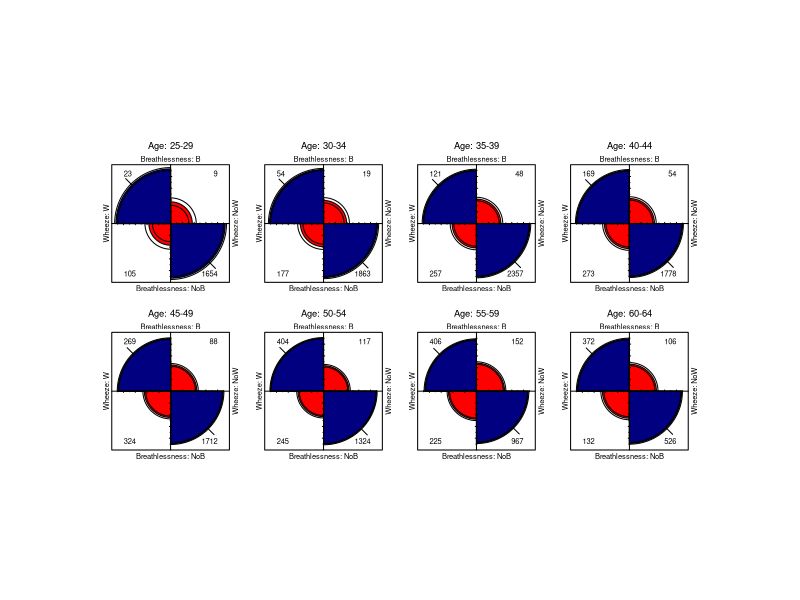
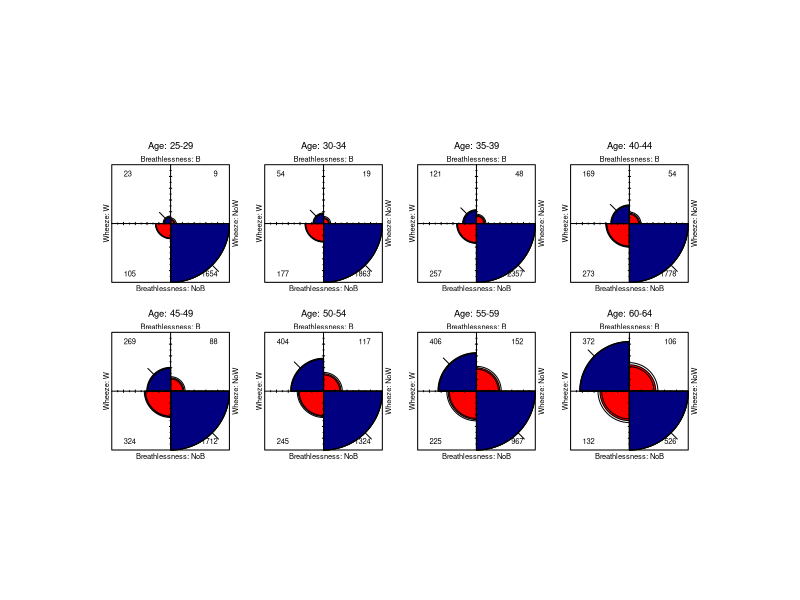
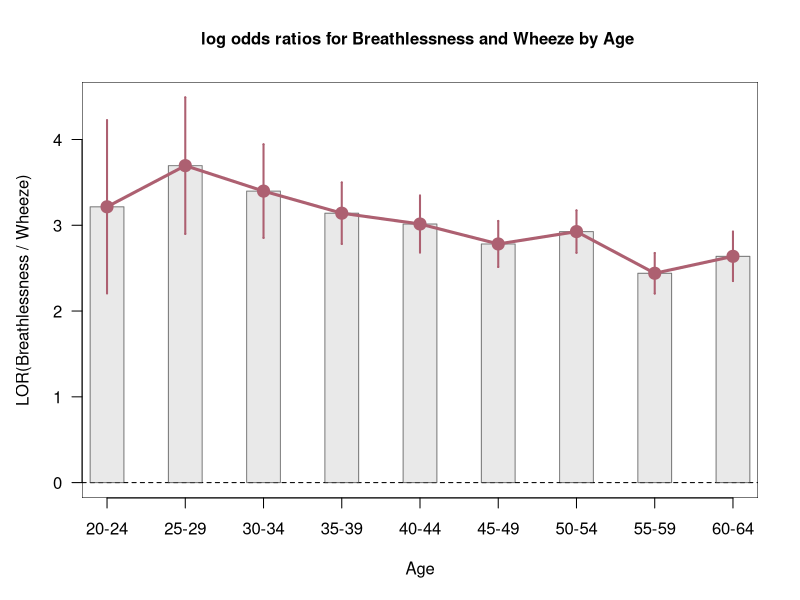

The R source for these figures, in order:
library(vcd)


### Name: CoalMiners
### Title: Breathlessness and Wheeze in Coal Miners
### Aliases: CoalMiners
### Keywords: datasets

### ** Examples

data("CoalMiners")

ftable(CoalMiners, row.vars = 3)

## Fourfold display, both margins equated
fourfold(CoalMiners[,,2:9], mfcol = c(2,4))

## Fourfold display, strata equated
fourfold(CoalMiners[,,2:9], std = "ind.max", mfcol = c(2,4))


## Log Odds Ratio Plot
lor_CM <- loddsratio(CoalMiners)
summary(lor_CM)
plot(lor_CM)
lor_CM_df <- as.data.frame(lor_CM)

# fit linear models using WLS
age <- seq(20, 60, by = 5)
lmod <- lm(LOR ~ age, weights = 1 / ASE^2, data = lor_CM_df)
grid.lines(age, fitted(lmod), gp = gpar(col = "blue"))
qmod <- lm(LOR ~ poly(age, 2), weights = 1 / ASE^2, data = lor_CM_df)
grid.lines(age, fitted(qmod), gp = gpar(col = "red"))
